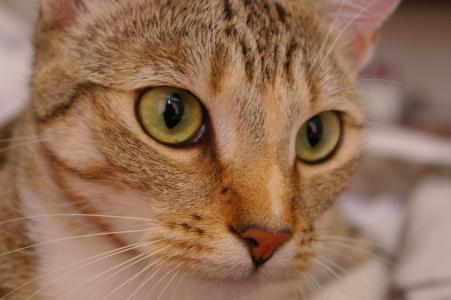
#> input picture openCV/chapter3_经典计算机视觉算法/data/cat.jpg, 451 x 300 px
$ jupyter execute task.ipynb
#> lines starting #> are read from the running program, lines starting #| are printed output that depends on the picture; after the words box and inside, x2 and y2 are one past the last pixel; in counts of white or black regions, pixels touching at a corner belong together; long printed decimals are rounded
[cell 1]
#加载基础的库
import numpy as np
import skimage
import matplotlib.pyplot as plt

[cell 2]
#霍夫变换
#根据第一节课学到的方法画一张测试图片

#加载画图需要模块
from skimage import draw
#画图
img=np.zeros([100,100])
h,w=draw.line(1,1,95,95)
img[h,w]=1

#画一条线

plt.imshow(img)

[cell 3]
#加载霍夫变换需要的模块

import skimage.transform as transform

[cell 4]
# hough线变换

h,theta,d=transform.hough_line(img)

print(h.shape)

[cell 5]
plt.imshow(h)

[cell 6]
#显示生成的结果图
#显示生成的结果图
plt.figure('hough_line',figsize=(8,8))
plt.subplot(121)
plt.imshow(img)
plt.subplot(122)
plt.imshow(np.log(1+h))
plt.show()

[cell 7]
#显示生成的效果图

plt.figure('hough_line',figsize=(8,8))
plt.subplot(121)
plt.imshow(img)
plt.subplot(122)
row1, col1 = img.shape
for _, angle, dist in zip(*transform.hough_line_peaks(h, theta, d)):
    y0 = (dist - 0 * np.cos(angle)) / np.sin(angle)
    y1 = (dist - col1 * np.cos(angle)) / np.sin(angle)
    plt.plot((0, col1), (y0, y1), '-r')
plt.axis((0,col1,row1,0))
plt.show()

[cell 8]
#霍夫圆检测
#画图
img=np.zeros([200,200])

#画一条线
h,w=draw.line(1,1,10,150)
img[h,w]=1
#画一圆
h,w=draw.circle_perimeter(150,50,30)
img[h,w]=1

#h,w=draw.circle(150,150,15) #大圆
#img[h,w]=1

#画一个矩形

img[40:60,60:80]=1

plt.imshow(img)

[cell 9]
#开始霍夫圆检测

#首先设定检测的半径范围

radii=np.arange(5,50,5)
print(radii)

#霍夫检测
circle=transform.hough_circle(img,radii)
print(circle.shape)

[cell 10]
#展示识别效果,看不同半径范围检测到的最大值
plt.imshow(circle[5,:,:])
print(np.max(circle[5,:,:]))

[cell 11]
#把检测到的圆画出来
r=5
#设置检测到的半径
import skimage.feature as feature
peak=feature.peak_local_max(circle[r,:,:],num_peaks=1)
#找到最大值的位置

print(peak)

#画圆
img2=img.copy()
cx, cy =draw.circle_perimeter(peak[0][0], peak[0][1], radii[r])
img2[cx,cy]=255

plt.figure("detect_circle",figsize=(8,8))
plt.subplot(121)
plt.imshow(img)
plt.subplot(122)
plt.imshow(img2)
plt.show()

[cell 12]
#画图
img=np.zeros([200,200])
#画一圆
h,w=draw.circle(150,50,30)
img[h,w]=1

#h,w=draw.circle(150,150,15) #大圆
#img[h,w]=1

#画一个正方形

img[40:60,60:80]=1
plt.imshow(img)

[cell 13]
#使用其他模组，检测轮廓模组find_contours
import skimage.measure as measure

contours=measure.find_contours(img,0.5)


#查看一个List数组的内容
print(len(contours))

[cell 14]
print(contours[1])

[cell 15]
#画图画出contours
contours = measure.find_contours(img,0.5)
plt.figure("detect contours",figsize=(8,8))
plt.subplot(121)
plt.imshow(img)
plt.subplot(122)
plt.imshow(img)
for i in range(len(contours)):
    contour = contours[i]
    plt.plot(contour[:,1],contour[:,0],linewidth=2)
plt.show()

[cell 16]
#模板匹配

[cell 17]
# 加载猫图
import skimage.io as io
img=io.imread("data/cat.jpg")
#> img is the input picture: shape (300, 451, 3); mean R, G, B 147.7, 111.4, 86.9
plt.imshow(img)

[cell 18]
#制作眼睛模板
template=img[80:150,130:210,:]
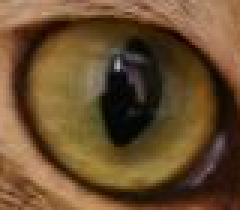
#> template: shape (70, 80, 3) (shown 3 times larger); mean R, G, B 105.2, 77.4, 46.1
plt.imshow(template)

[cell 19]
#进行模板匹配
res=skimage.feature.match_template(img,template,pad_input=True,mode="constant",constant_values=0)
print(res.shape)
#| (300, 451, 3)
#显示匹配度最高的点
plt.imshow(res)
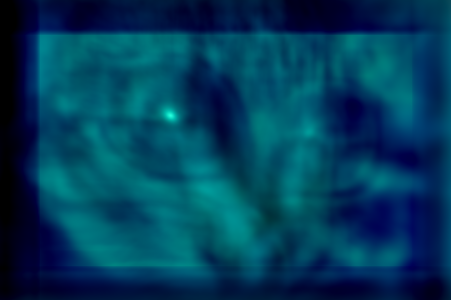
#> shown: shape (300, 451, 3) float64; mean R, G, B 3.83e-05, 0.239, 0.357

[cell 20]
print(np.max(res))
#| 1.000

[cell 21]
#展示定位效果
index=np.where(res==np.max(res))
#> index = ([115], [170], [1])
print(index[0][0])
#| 115
h,w=skimage.draw.circle(index[0][0],index[1][0],10)
#> h = 305 values from 106 to 124; w = 305 values, max 179 at index 85, min 161 at index 67, mean 170
skimage.draw.set_color(img,[h,w],[255,0,0])
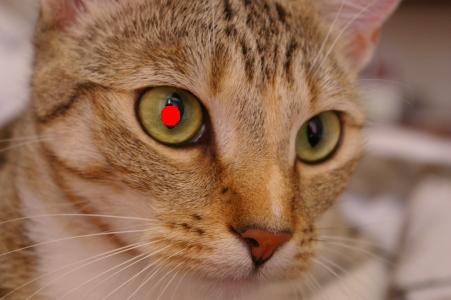
#> img: shape (300, 451, 3); 0.23% of pixels changed, all inside (x1, y1, x2, y2) = (161, 106, 180, 125)
plt.imshow(img)

[cell 22]
img=io.imread("data/cat.jpg")

import skimage.transform as transform
img2=transform.rotate(img,45)
plt.imshow(img2)

[cell 23]
#进行匹配
res=skimage.feature.match_template(img2,template,pad_input=True,mode="constant",constant_values=0)
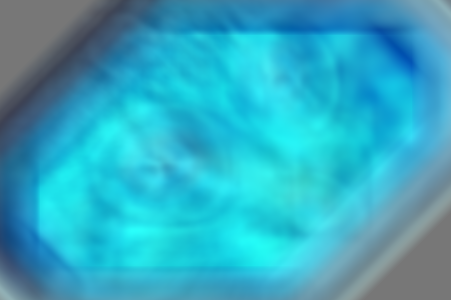
#> res: shape (300, 451, 3) float64; mean R, G, B -0.294, 0.22, 0.324; drawn with min black and max white
print(np.max(res))
#| 0.5879
#查看新的匹配度

index=np.where(res==np.max(res))
#> index = ([230], [133], [1])
h,w=skimage.draw.circle(index[0][0],index[1][0],10)
#> h = 305 values from 221 to 239; w = 305 values, max 142 at index 85, min 124 at index 67, mean 133
skimage.draw.set_color(img2,[h,w],[255,0,0])
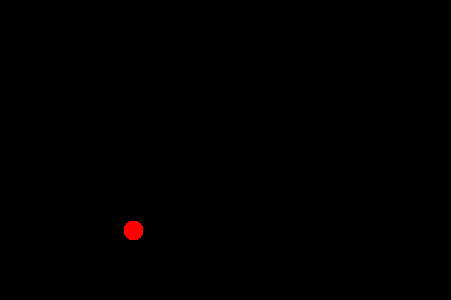
#> img2: shape (300, 451, 3) float64; mean R, G, B 1, 0.3, 0.3

plt.figure("detected",figsize=(8,8))
plt.subplot(121)
plt.imshow(img2)
plt.subplot(122)
plt.imshow(res)
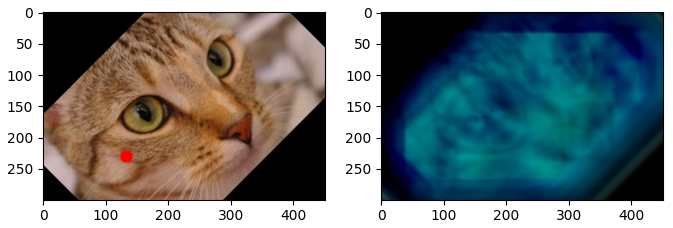
#> figure drawn by matplotlib, 2 panels

[cell 24]
#对图像进行缩放
img2=transform.resize(img,[200,100])
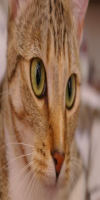
#> img2: shape (200, 100, 3) float64; mean R, G, B 0.579, 0.437, 0.341
plt.imshow(img2)

[cell 25]
#进行匹配

res=skimage.feature.match_template(img2,template,pad_input=True,mode="constant",constant_values=0)
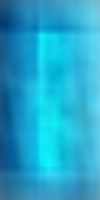
#> res: shape (200, 100, 3) float64; mean R, G, B -0.313, 0.171, 0.311; drawn with min black and max white
print(np.max(res))
#| 0.4996
#查看新的匹配度
index=np.where(res==np.max(res))
#> index = ([165], [48], [2])
h,w=skimage.draw.circle(index[0][0],index[1][0],5)
#> h = 69 values from 161 to 169; w = 69 values, max 52 at index 20, min 44 at index 12, mean 48
skimage.draw.set_color(img2,[h,w],[0,255,0])
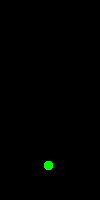
#> img2: shape (200, 100, 3) float64; 0.34% of pixels changed, all inside (x1, y1, x2, y2) = (44, 161, 53, 170)
print(res.shape)
#| (200, 100, 3)
plt.figure("detected",figsize=(8,8))
plt.subplot(121)
plt.imshow(img2)
plt.subplot(122)
plt.imshow(res)
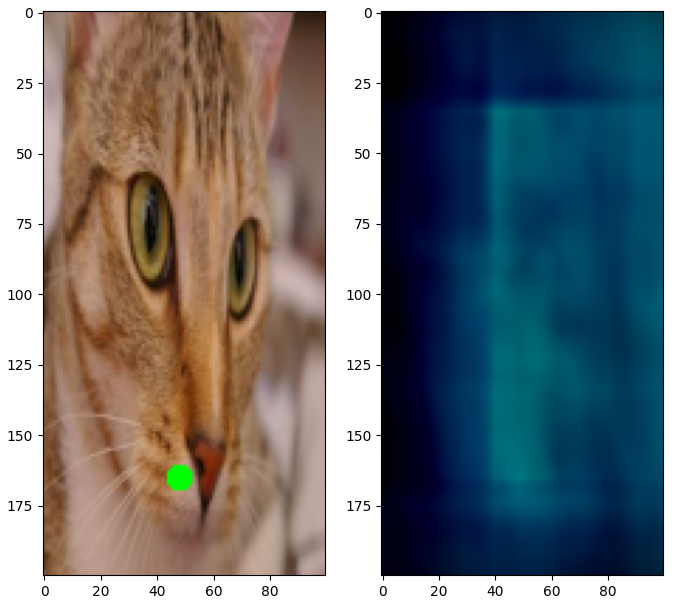
#> figure drawn by matplotlib, 2 panels
